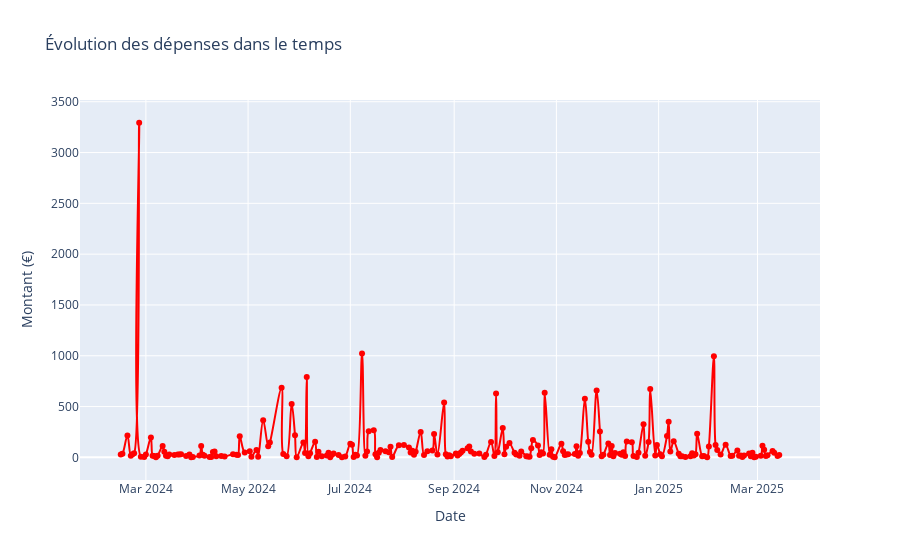

Notebook cell for this chart:
### Code cell
# Agréger les dépenses par jour
daily_expenses = df_expenses.groupby("Date operation")["Montant operation"].sum().reset_index()

# Créer le graphique en ligne
fig2 = px.line(
    daily_expenses,
    x="Date operation",
    y="Montant operation",
    title="Évolution des dépenses dans le temps",
    markers=True,  # Ajoute des points pour chaque jour
    line_shape="spline",  # Lissage des lignes
    color_discrete_sequence=["red"]
)

fig2.update_layout(
    xaxis_title="Date",
    yaxis_title="Montant (€)",
    xaxis=dict(showgrid=True),
    yaxis=dict(showgrid=True)
)

fig2.show()

### Figure 1 — Plotly figure (JSON) as saved in the notebook; plotly's stock layout.template omitted (floating-point values rounded to 4 significant figures; data arrays with more than 128 entries replaced by an {"elided": "..."} marker saying what was removed)
{"data": [{"hovertemplate": "Date operation=%{x}<br>Montant operation=%{y}<extra></extra>", "legendgroup": "", "line": {"color": "red", "dash": "solid", "shape": "spline"}, "marker": {"symbol": "circle"}, "mode": "lines+markers", "name": "", "orientation": "v", "showlegend": false, "type": "scatter", "x": {"elided": "230 str values"}, "xaxis": "x", "y": {"elided": "230 float values"}, "yaxis": "y"}], "layout": {"legend": {"tracegroupgap": 0}, "title": {"text": "Évolution des dépenses dans le temps"}, "xaxis": {"anchor": "y", "domain": [0, 1], "showgrid": true, "title": {"text": "Date"}}, "yaxis": {"anchor": "x", "domain": [0, 1], "showgrid": true, "title": {"text": "Montant (€)"}}}}
